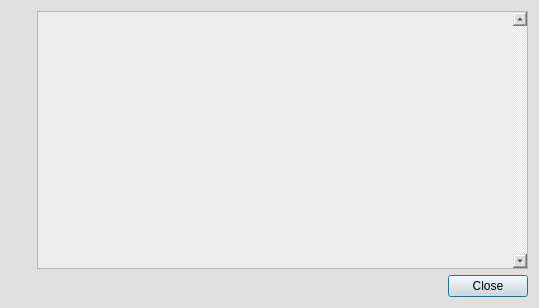
<?xml version="1.0" encoding="UTF-8"?>
<ui version="4.0">
 <class>DialogAbout</class>
 <widget class="QDialog" name="DialogAbout">
  <property name="geometry">
   <rect>
    <x>0</x>
    <y>0</y>
    <width>539</width>
    <height>308</height>
   </rect>
  </property>
  <property name="windowTitle">
   <string>Dialog</string>
  </property>
  <property name="styleSheet">
   <string notr="true">background: #e0e0e0</string>
  </property>
  <layout class="QGridLayout" name="gridLayout">
   <property name="verticalSpacing">
    <number>6</number>
   </property>
   <item row="2" column="0" colspan="2">
    <widget class="QDialogButtonBox" name="buttonBox">
     <property name="orientation">
      <enum>Qt::Horizontal</enum>
     </property>
     <property name="standardButtons">
      <set>QDialogButtonBox::Close</set>
     </property>
     <property name="centerButtons">
      <bool>false</bool>
     </property>
    </widget>
   </item>
   <item row="0" column="0">
    <widget class="QLabel" name="label">
     <property name="sizePolicy">
      <sizepolicy hsizetype="Fixed" vsizetype="Fixed">
       <horstretch>0</horstretch>
       <verstretch>0</verstretch>
      </sizepolicy>
     </property>
     <property name="maximumSize">
      <size>
       <width>60</width>
       <height>40</height>
      </size>
     </property>
     <property name="text">
      <string/>
     </property>
     <property name="pixmap">
      <pixmap resource="resources.qrc">:/images/W-Logo_Purple_RGB.png</pixmap>
     </property>
     <property name="scaledContents">
      <bool>true</bool>
     </property>
    </widget>
   </item>
   <item row="1" column="0">
    <spacer name="verticalSpacer">
     <property name="orientation">
      <enum>Qt::Vertical</enum>
     </property>
     <property name="sizeHint" stdset="0">
      <size>
       <width>20</width>
       <height>40</height>
      </size>
     </property>
    </spacer>
   </item>
   <item row="0" column="1" rowspan="2">
    <widget class="QTextBrowser" name="textBrowser">
     <property name="autoFillBackground">
      <bool>false</bool>
     </property>
     <property name="styleSheet">
      <string notr="true">background: #eeeeee</string>
     </property>
     <property name="verticalScrollBarPolicy">
      <enum>Qt::ScrollBarAlwaysOn</enum>
     </property>
     <property name="textInteractionFlags">
      <set>Qt::LinksAccessibleByKeyboard|Qt::LinksAccessibleByMouse</set>
     </property>
     <property name="source">
      <url>
       <string>qrc:/docs/about.html</string>
      </url>
     </property>
     <property name="openExternalLinks">
      <bool>true</bool>
     </property>
    </widget>
   </item>
  </layout>
 </widget>
 <resources>
  <include location="resources.qrc"/>
 </resources>
 <connections>
  <connection>
   <sender>buttonBox</sender>
   <signal>accepted()</signal>
   <receiver>DialogAbout</receiver>
   <slot>accept()</slot>
   <hints>
    <hint type="sourcelabel">
     <x>248</x>
     <y>254</y>
    </hint>
    <hint type="destinationlabel">
     <x>157</x>
     <y>274</y>
    </hint>
   </hints>
  </connection>
  <connection>
   <sender>buttonBox</sender>
   <signal>rejected()</signal>
   <receiver>DialogAbout</receiver>
   <slot>reject()</slot>
   <hints>
    <hint type="sourcelabel">
     <x>316</x>
     <y>260</y>
    </hint>
    <hint type="destinationlabel">
     <x>286</x>
     <y>274</y>
    </hint>
   </hints>
  </connection>
 </connections>
</ui>
